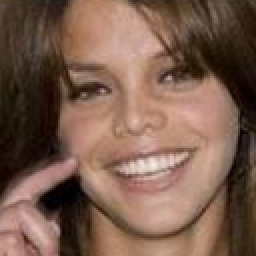
#> input picture test_dirs/CelebA_test_DIC/HR/201447.png, 128 x 128 px, found by its file name (shown 2 times larger); its folder holds only this picture in this run
$ python DIC_psnr_ssim_metric.py
#> lines starting #> are read from the running program, lines starting #| are printed output that depends on the picture
#> further down, img1 is the input picture: shape (128, 128, 3); mean B, G, R 77.4, 93, 122.8
import os
import math
from datetime import datetime
import numpy as np
from PIL import Image
import cv2
import matplotlib.pyplot as plt


def get_timestamp():
    return datetime.now().strftime('%y%m%d-%H%M%S')


def mkdir(path):
    if not os.path.exists(path):
        os.makedirs(path)


# [29 lines left out: functions mkdirs, Tensor2np, not called in this run]


def rgb2ycbcr(img, only_y=True):
    '''same as matlab rgb2ycbcr
    only_y: only return Y channel
    Input:
        uint8, [0, 255]
        float, [0, 1]
    '''
#> called with only_y = True
    in_img_type = img.dtype
    img.astype(np.float32)
    if in_img_type != np.uint8:
        img *= 255.
    # convert
    if only_y:
        rlt = np.dot(img, [65.481, 128.553, 24.966]) / 255.0 + 16.0
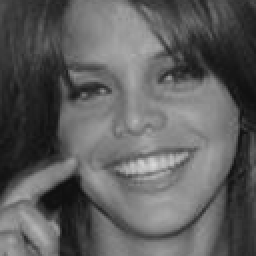
#> rlt: shape (128, 128) float64 (shown 2 times larger); min 16, max 217, mean 94.8
    else:
        rlt = np.matmul(img, [[65.481, -37.797, 112.0], [128.553, -74.203, -93.786],
                              [24.966, 112.0, -18.214]]) / 255.0 + [16, 128, 128]
    if in_img_type == np.uint8:
        rlt = rlt.round()
    else:
        rlt /= 255.
    return rlt.astype(in_img_type)


# [31 lines left out: functions ycbcr2rgb, save_img_np, quantize, not called in this run]


####################
# metric
####################
def calc_metrics(img1, img2, crop_border, test_Y=True):
    #
    if test_Y and img1.shape[2] == 3:  # evaluate on Y channel in YCbCr color space
        im1_in = rgb2ycbcr(img1)
        im2_in = rgb2ycbcr(img2)
    else:
        im1_in = img1
        im2_in = img2

    if im1_in.ndim == 3:
        cropped_im1 = im1_in[crop_border:-crop_border, crop_border:-crop_border, :]
        cropped_im2 = im2_in[crop_border:-crop_border, crop_border:-crop_border, :]
    elif im1_in.ndim == 2:
        cropped_im1 = im1_in[crop_border:-crop_border, crop_border:-crop_border]
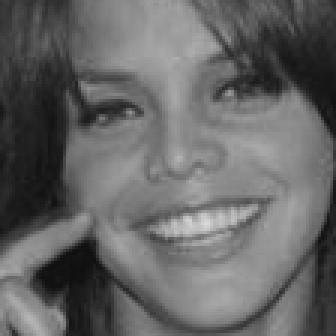
#> cropped_im1: shape (112, 112) (shown 3 times larger); min 16, max 217, mean 101.5
        cropped_im2 = im2_in[crop_border:-crop_border, crop_border:-crop_border]
    else:
        raise ValueError('Wrong image dimension: {}. Should be 2 or 3.'.format(im1_in.ndim))

    psnr = calc_psnr(cropped_im1 * 255, cropped_im2 * 255)
    ssim = calc_ssim(cropped_im1 * 255, cropped_im2 * 255)
    return psnr, ssim


def calc_psnr(img1, img2):
    # img1 and img2 have range [0, 255]

    img1 = img1.astype(np.float64)
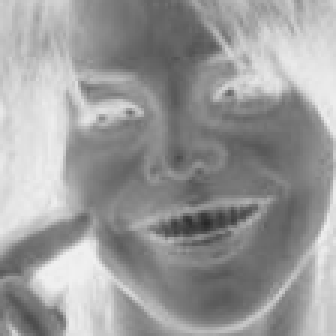
#> img1: shape (112, 112) float64 (shown 3 times larger); min 39, max 240, mean 154.5
    img2 = img2.astype(np.float64)
    mse = np.mean((img1 - img2) ** 2)
#> mse = 0
#> in calc_metrics, `psnr = calc_psnr(cropped_im1 * 255, cropped_im2 * 255)`: psnr = inf
    if mse == 0:
        return float('inf')
    return 20 * math.log10(255.0 / math.sqrt(mse))


def ssim(img1, img2):
    C1 = (0.01 * 255) ** 2
    C2 = (0.03 * 255) ** 2

    img1 = img1.astype(np.float64)
    img2 = img2.astype(np.float64)
    kernel = cv2.getGaussianKernel(11, 1.5)
    window = np.outer(kernel, kernel.transpose())

    mu1 = cv2.filter2D(img1, -1, window)[5:-5, 5:-5]  # valid
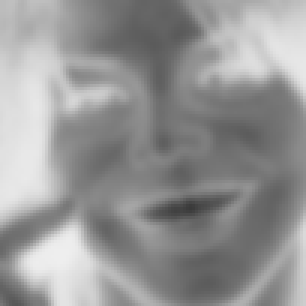
#> mu1: shape (102, 102) float64 (shown 3 times larger); min 58.2, max 238.8, mean 150
    mu2 = cv2.filter2D(img2, -1, window)[5:-5, 5:-5]
    mu1_sq = mu1 ** 2
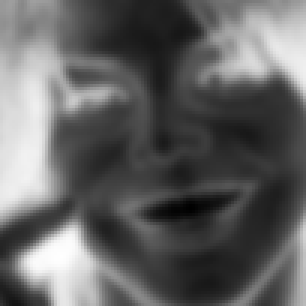
#> mu1_sq: shape (102, 102) float64 (shown 3 times larger); min 3387.4, max 57028.5, mean 24220.9; drawn with min black and max white
    mu2_sq = mu2 ** 2
    mu1_mu2 = mu1 * mu2
    sigma1_sq = cv2.filter2D(img1 ** 2, -1, window)[5:-5, 5:-5] - mu1_sq
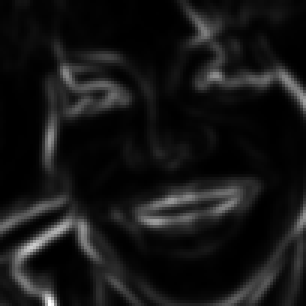
#> sigma1_sq: shape (102, 102) float64 (shown 3 times larger); min 1.21, max 2103.4, mean 180.9; drawn with min black and max white
    sigma2_sq = cv2.filter2D(img2 ** 2, -1, window)[5:-5, 5:-5] - mu2_sq
    sigma12 = cv2.filter2D(img1 * img2, -1, window)[5:-5, 5:-5] - mu1_mu2

    ssim_map = ((2 * mu1_mu2 + C1) * (2 * sigma12 + C2)) / ((mu1_sq + mu2_sq + C1) *
                                                            (sigma1_sq + sigma2_sq + C2))
#> ssim_map: shape (102, 102) float64; every value is 1
    return ssim_map.mean()


def calc_ssim(img1, img2):
    '''calculate SSIM
    the same outputs as MATLAB's
    img1, img2: [0, 255]
    '''
    if not img1.shape == img2.shape:
        raise ValueError('Input images must have the same dimensions.')
    if img1.ndim == 2:
        return ssim(img1, img2)
    elif img1.ndim == 3:
        if img1.shape[2] == 3:
            ssims = []
            for i in range(3):
                ssims.append(ssim(img1, img2))
            return np.array(ssims).mean()
        elif img1.shape[2] == 1:
            return ssim(np.squeeze(img1), np.squeeze(img2))
    else:
        raise ValueError('Wrong input image dimensions.')


####################
# landmark
####################

# [103 lines left out: functions calc_nme, get_peak_points, plot_heatmap_compare, plot_landmark_compare, merge_and_scale_heatmap, not called in this run]

psnr_=0.0
ssim_=0.0
count=0
# DIC_in3f48_x8_Helen_archived_220323-095003/Helen
# for i in os.listdir("./Deep-Iterative-Collaboration/results/DIC_in3f48_x8_Helen_archived_220323-095003/Helen/"):
# for i in os.listdir("./results_helen/SPARNet_trainByInceptionModule_InstanceNorm_GAN_pcp_gradSet_UseSkipConnection_dialtion5X5and7X7_lr0001/"):

for i in os.listdir("./test_dirs/CelebA_test_DIC/HR/"):
    img1=cv2.imread("./results_CelebA/MRRNet_m6d16_10middleBlock_ECAblock_allattention/"+i)
    # print(i)
    # img1=cv2.imread("../Deep-Iterative-Collaboration/results/DIC_in3f48_x8_CelebA/CelebA/"+i)
    img2=cv2.imread("./test_dirs/CelebA_test_DIC/HR/"+i)
    p,s=calc_metrics(img1,img2,8)
#> in calc_metrics, `ssim = calc_ssim(cropped_im1 * 255, cropped_im2 * 255)`: ssim = 1
#> p = inf; s = 1
    psnr_=psnr_+p
#> psnr_ = inf
    ssim_=ssim_+s
#> ssim_ = 1
    count=count+1
print(psnr_/count,ssim_/count,count)
#| inf 1.0 1
# [4 lines of commented-out code are left out]

$ run again, on test_dirs/CelebA_test_DIC/HR/201527.png
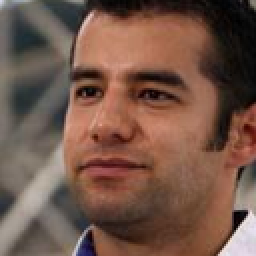
#> input picture test_dirs/CelebA_test_DIC/HR/201527.png, 128 x 128 px, found by its file name (shown 2 times larger)
#> img1 is the input picture: shape (128, 128, 3); mean B, G, R 72.7, 85.8, 115.4
#> in calc_psnr, `img1 = img1.astype(np.float64)`:
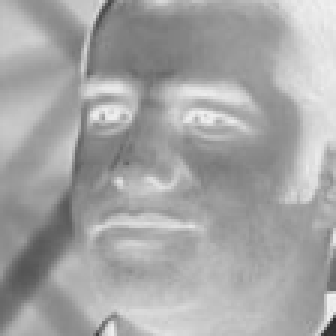
#> img1: shape (112, 112) float64 (shown 3 times larger); min 46, max 240, mean 165.1
#> mse = 0
#> psnr = inf
#> in ssim, `sigma1_sq = cv2.filter2D(img1 ** 2, -1, window)[5:-5, 5:-5] - mu1_sq`:
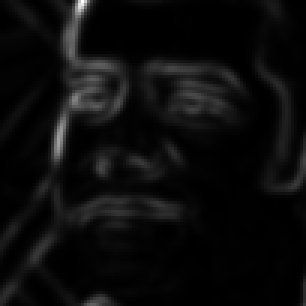
#> sigma1_sq: shape (102, 102) float64 (shown 3 times larger); min 0.983, max 2616.4, mean 128.2; drawn with min black and max white
#> ssim_map: shape (102, 102) float64; every value is 1
#> ssim = 1
#> p = inf; s = 1
#> psnr_ = inf
#> ssim_ = 1
#| inf 1.0 1
